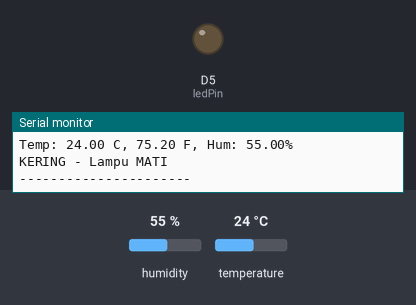
Recording of a sketch running on a simulated ESP8266 (NodeMCU). Shown: output pins drawn as LEDs (lit = HIGH), the last lines printed to the serial monitor. The inputs (shaded band) are chosen by the test bench; at power-on: humidity 55 %, temperature 24 °C.

Above: at 4.8 s.
4.9 s: humidity set to 69 %
7.9 s: humidity set to 72 %
At 8.6 s:
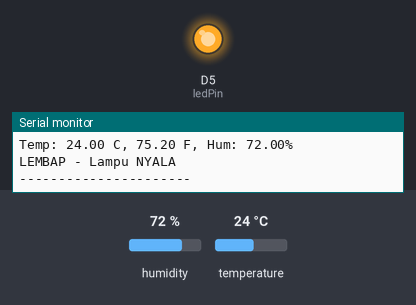
10.9 s: humidity set to 22 %
At 13.5 s:
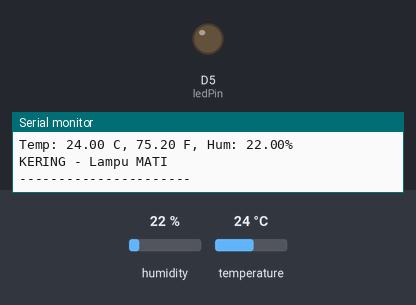
13.9 s: humidity set to 88 %
At 15.5 s:
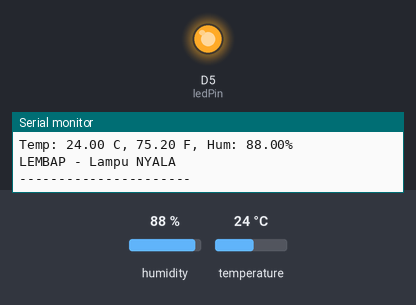
Timing chart, 0 to 17.0 s (numbered marks = the images above; inputs shaded):
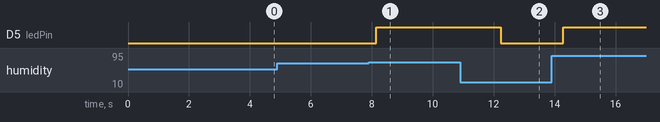

The sketch:

dht11.ino
```cpp
#include "DHT.h"

#define DPIN D4        // pin DHT11
#define DTYPE DHT11

int ledPin = D5;       // pin LED (lebih aman dari D3)

DHT dht(DPIN, DTYPE);

void setup() {
  Serial.begin(9600);
  pinMode(ledPin, OUTPUT);
  dht.begin();
}

void loop() {
  delay(2000);

  float tc = dht.readTemperature(false);
  float tf = dht.readTemperature(true);
  float hu = dht.readHumidity();

  // Cek error
  if (isnan(tc) || isnan(hu)) {
    Serial.println("Gagal membaca DHT11!");
    return;
  }

  Serial.print("Temp: ");
  Serial.print(tc);
  Serial.print(" C, ");
  Serial.print(tf);
  Serial.print(" F, Hum: ");
  Serial.print(hu);
  Serial.println("%");

  // ====== LOGIKA LED ======
  if (hu > 70) {
    Serial.println("LEMBAP - Lampu NYALA");
    digitalWrite(ledPin, HIGH);
  } else {
    Serial.println("KERING - Lampu MATI");
    digitalWrite(ledPin, LOW);
  }

  Serial.println("----------------------");
}
```

Measured:
- the behaviour switches between 70 and 71 % on humidity (found by bisection; images 0 and 1)
- after the input at 7.9 s, D5 (ledPin): LOW → HIGH after 0.25 s
- after the input at 10.9 s, D5 (ledPin): HIGH → LOW after 1.3 s
- after the input at 13.9 s, D5 (ledPin): LOW → HIGH after 0.38 s
